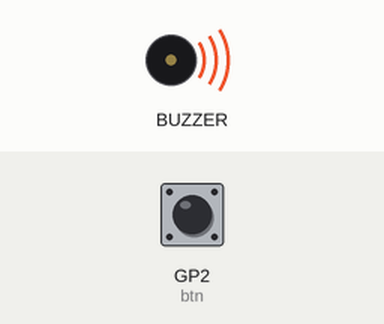
Recording of a program running on a simulated Raspberry Pi Pico running CircuitPython. On the bench: buzzer (waves = sounding). The inputs (shaded band) are chosen by the test bench; at power-on: GP2 (btn) HIGH.

Above: at 0.1 s.
At 1.5 s:
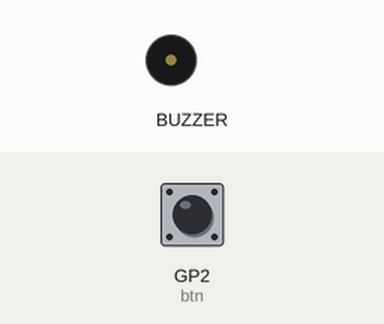
Timing chart, 0 to 3.0 s (numbered marks = the images above):
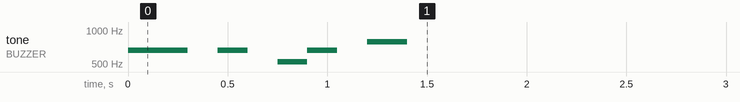

Measured:
- by itself, tone on BUZZER: plays 659 Hz for 0.30 s, 659 Hz for 0.15 s, 523 Hz for 0.15 s, 659 Hz for 0.15 s, 784 Hz for 0.20 s

The program:

code.py
```python
"""
DESCRIPTION:
This example code use Maker Uno RP2040 and the simpleio library to play tones from a buzzer.
A push button also used to play specific musical notes through the buzzer.

AUTHOR  : Cytron Technologies Sdn Bhd
WEBSITE  : www.cytron.io
EMAIL    : support@cytron.io

"""
#Import necessary libraries
import board
import digitalio
import time
import simpleio # Add the 'simpleio' library to the 'lib' folder

# Define the melody notes with their respective durations
MELODY_NOTE = [659, 659, 0, 659, 0, 523, 659, 0, 784] # [E5, E5, REST, E5, REST, C5, E5, REST, G5]
MELODY_DURATION = [0.15, 0.15, 0.15, 0.15, 0.15, 0.15, 0.15, 0.15, 0.2]

# Define pin connected to piezo buzzer
PIEZO_PIN = board.BUZZER #or board.GP8

#Initialize buttons
btn = digitalio.DigitalInOut(board.GP2)
btn.direction = digitalio.Direction.INPUT
btn.pull = digitalio.Pull.UP

# Play melody during start up  
for i in range(len(MELODY_DURATION)):
    #The boad will not work with 0 frequency, so everytime the frequency is 0, it will rest for a duration of time
    if MELODY_NOTE[i] == 0:
        time.sleep(MELODY_DURATION[i])
    else:
        # Play melody tones
        simpleio.tone(PIEZO_PIN, MELODY_NOTE[i], duration=MELODY_DURATION[i])

while True:
    # Check if button (GP2) is pressed
    if not btn.value:
        # Play tones
        # Format(pin,frequency,duration)
        simpleio.tone(PIEZO_PIN, 262, duration=0.1)
        simpleio.tone(PIEZO_PIN, 659, duration=0.15)
        simpleio.tone(PIEZO_PIN, 784, duration=0.2)
        
```
